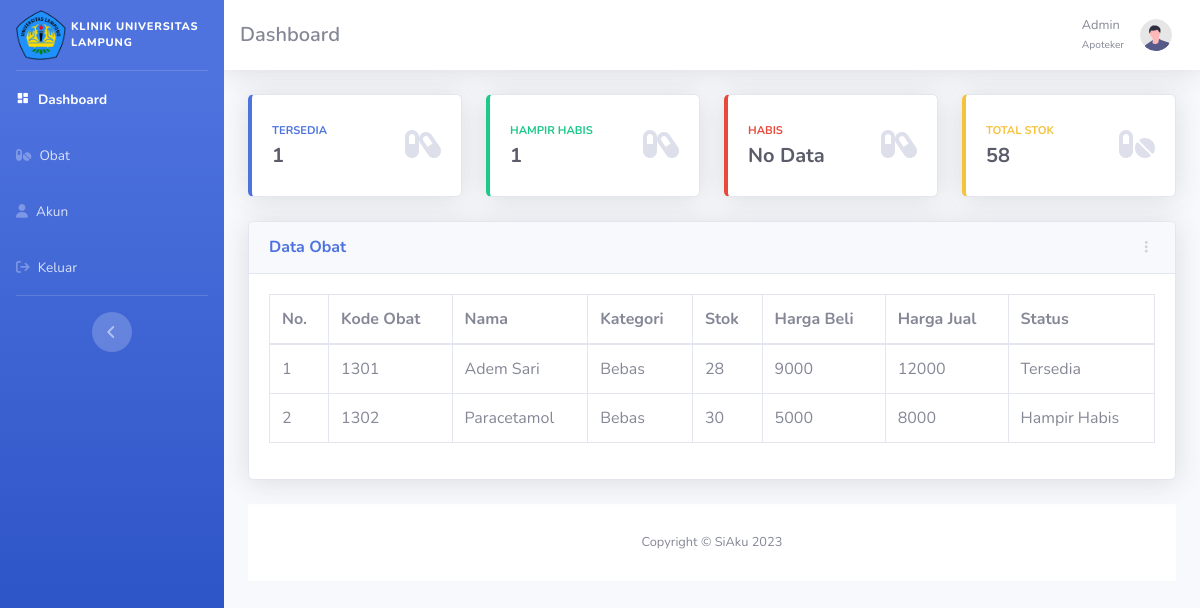
The page /dashboard-apoteker/index.php on the database its author committed.
### tables this page shows
CREATE TABLE `obat` (
  `id` int(11) NOT NULL,
  `kode_obat` varchar(50) DEFAULT NULL,
  `nama_obat` varchar(255) DEFAULT NULL,
  `kategori` varchar(255) DEFAULT NULL,
  `stok` int(50) DEFAULT NULL,
  `harga_beli` int(50) DEFAULT NULL,
  `harga_jual` int(50) DEFAULT NULL,
  `status` varchar(255) DEFAULT NULL
);

### dashboard-apoteker/index.php (the view, shortened to what this page needs)
<?php
  include '../koneksi.php';
  $query = "SELECT * FROM obat ORDER BY id ASC";
  $result = mysqli_query($conn, $query);
  $no = 1;
?>
<!DOCTYPE html>
<html lang="en">
  <head>
    <link
      rel="stylesheet"
      href="https://cdnjs.cloudflare.com/ajax/libs/font-awesome/6.2.1/css/all.min.css"
    />
    <link
      rel="stylesheet"
      href="https://unpkg.com/boxicons@latest/css/boxicons.min.css"
    />
    <link rel="stylesheet" href="../dashboard-admin/css/style.css" />
    <link href="../dashboard-admin/css/sb-admin-2.min.css" rel="stylesheet" />
  </head>
  <body id="page-top">
    <div id="wrapper">
      <ul
        class="navbar-nav bg-gradient-primary sidebar sidebar-dark accordion"
        id="accordionSidebar"
      >
        <a
          class="sidebar-brand d-flex align-items-center justify-content-center"
          href="index.html"
        >
          <div class="sidebar-brand-icon">
            <img src="../img/logo-unila.png" />
            <p class="mb-0">KLINIK UNIVERSITAS LAMPUNG</p>
          </div>
        </a>
        <hr class="sidebar-divider my-0" />
        <li class="nav-item active">
          <a class="nav-link" href="index.php">
            <i class="fas bx bxs-dashboard"></i>
            <span>Dashboard</span></a
          >
        </li>
        <li class="nav-item">
          <a class="nav-link" href="data-obat.php">
          <i class="fas fa-solid fa-pills"></i>
            <span>Obat</span></a
          >
        </li>
        <li class="nav-item">
          <a class="nav-link" href="akun.php">
            <i class="fas fa-solid fa-user"></i>
            <span>Akun</span></a
          >
        </li>
        <li class="nav-item">
          <a
            class="nav-link"
            href="#"
            data-toggle="modal"
            data-target="#logoutModal"
          >
            <i class="fas fa-solid fa-arrow-right-from-bracket"></i>
            <span>Keluar</span></a
          >
        </li>
        <hr class="sidebar-divider d-none d-md-block" />
        <div class="text-center d-none d-md-inline">
          <button class="rounded-circle border-0" id="sidebarToggle"></button>
        </div>
      </ul>
      <div id="content-wrapper" class="d-flex flex-column">
        <div id="content">
          <nav
            class="navbar navbar-expand navbar-light bg-white topbar mb-4 static-top shadow"
          >
            <h5 class="mb-0" style="font-weight: 600">Dashboard</h5>
            <ul class="navbar-nav ml-auto">
              <li class="nav-item dropdown no-arrow">
                <a
                  class="nav-link dropdown-toggle"
                  href="#"
                  id="userDropdown"
                  role="button"
                  data-toggle="dropdown"
                  aria-haspopup="true"
                  aria-expanded="false"
                >
                  <span class="mr-2 d-none d-lg-inline text-gray-600 small"
                    >Admin <br />
                    <p class="mr-2 d-none d-lg-inline text-gray-600 small">
                      Apoteker
                    </p></span
                  >
                  <img
                    class="img-profile rounded-circle"
                    src="../dashboard-admin/img/undraw_profile.svg"
                  />
                </a>
              </li>
            </ul>
          </nav>
          <div class="container-fluid">
            <div class="row">
              <div class="col-xl-3 col-md-6 mb-4">
                <div class="card border-left-primary shadow h-100 py-2">
                  <div class="card-body">
                    <div class="row no-gutters align-items-center">
                      <div class="col mr-2">
                        <div
                          class="text-xs font-weight-bold text-primary text-uppercase mb-1"
                        >
                          Tersedia
                        </div>
                        <?php
                          $dash_tersedia_query = "SELECT * FROM obat WHERE status = 'Tersedia'";
                          $dash_tersedia_query_run = mysqli_query($conn,$dash_tersedia_query);
                          if($tersedia_total = mysqli_num_rows($dash_tersedia_query_run)){
                            echo '<div class="h5 mb-0 font-weight-bold text-gray-800">'.$tersedia_total.'</div>';
                          }else{
                            echo '<div class="h5 mb-0 font-weight-bold text-gray-800"> No Data </div>';
                          }
                        ?>
                      </div>
                      <div class="col-auto">
                        <i
                            class="fas fa-solid fa-capsules fa-2x text-gray-300"
                        ></i>
                      </div>
                    </div>
                  </div>
                </div>
              </div>
              <div class="col-xl-3 col-md-6 mb-4">
                <div class="card border-left-success shadow h-100 py-2">
                  <div class="card-body">
                    <div class="row no-gutters align-items-center">
                      <div class="col mr-2">
                        <div
                          class="text-xs font-weight-bold text-success text-uppercase mb-1"
                        >
                          Hampir Habis
                        </div>
                        <?php
                          $dash_tersedia_query = "SELECT * FROM obat WHERE status = 'Hampir Habis'";
                          $dash_tersedia_query_run = mysqli_query($conn,$dash_tersedia_query);
                          if($tersedia_total = mysqli_num_rows($dash_tersedia_query_run)){
                            echo '<div class="h5 mb-0 font-weight-bold text-gray-800">'.$tersedia_total.'</div>';
                          }else{
                            echo '<div class="h5 mb-0 font-weight-bold text-gray-800"> No Data </div>';
                          }
                        ?>
                      </div>
                      <div class="col-auto">
                        <i
                            class="fas fa-solid fa-capsules fa-2x text-gray-300"
                        ></i>
                      </div>
                    </div>
                  </div>
                </div>
              </div>
              <div class="col-xl-3 col-md-6 mb-4">
                <div class="card border-left-danger shadow h-100 py-2">
                  <div class="card-body">
                    <div class="row no-gutters align-items-center">
                      <div class="col mr-2">
                        <div
                          class="text-xs font-weight-bold text-danger text-uppercase mb-1"
                        >
                          Habis
                        </div>
                        <div class="row no-gutters align-items-center">
                          <div class="col-auto">
                          <?php
                          $dash_tersedia_query = "SELECT * FROM obat WHERE status = 'Habis'";
                          $dash_tersedia_query_run = mysqli_query($conn,$dash_tersedia_query);
                          if($tersedia_total = mysqli_num_rows($dash_tersedia_query_run)){
                            echo '<div class="h5 mb-0 font-weight-bold text-gray-800">'.$tersedia_total.'</div>';
                          }else{
                            echo '<div class="h5 mb-0 font-weight-bold text-gray-800"> No Data </div>';
                          }
                        ?>
                          </div>
                        </div>
                      </div>
                      <div class="col-auto">
                        <i
                          class="fas fa-solid fa-capsules fa-2x text-gray-300"
                        ></i>
                      </div>
                    </div>
                  </div>
                </div>
              </div>
              <div class="col-xl-3 col-md-6 mb-4">
                <div class="card border-left-warning shadow h-100 py-2">
                  <div class="card-body">
                    <div class="row no-gutters align-items-center">
                      <div class="col mr-2">
                        <div
                          class="text-xs font-weight-bold text-warning text-uppercase mb-1"
                        >
                          Total Stok
                        </div>
                        <?php
                          $dash_stok_query = "SELECT SUM(stok) AS total_stok FROM obat";
                          $stok_total = $conn->query($dash_stok_query);
                          if($stok_total->num_rows > 0){
                            $row = $stok_total->fetch_assoc();
                            $sum = $row["total_stok"];
                            echo '<div class="h5 mb-0 font-weight-bold text-gray-800">'.$sum.'</div>';
                          }else{
                            echo '<div class="h5 mb-0 font-weight-bold text-gray-800"> No Data </div>';
                          }
                        ?>
                      </div>
                      <div class="col-auto">
                        <i class="fas fa-pills fa-2x text-gray-300"></i>
                      </div>
                    </div>
                  </div>
                </div>
              </div>
            </div>
            <div class="row">
              <div class="col-xl-12 col-lg-7">
                <div class="card shadow mb-4">
                  <div
                    class="card-header py-3 d-flex flex-row align-items-center justify-content-between"
                  >
                    <h6 class="m-0 font-weight-bold text-primary">Data Obat</h6>
                    <div class="dropdown no-arrow">
                      <a
                        class="dropdown-toggle"
                        href="#"
                        role="button"
                        id="dropdownMenuLink"
                        data-toggle="dropdown"
                        aria-haspopup="true"
                        aria-expanded="false"
                      >
                        <i
                          class="fas fa-ellipsis-v fa-sm fa-fw text-gray-400"
                        ></i>
                      </a>
                    </div>
                  </div>
                  <div class="card-body">
                <div class="table-responsive">
                  <table
                    class="table table-bordered"
                    id="dataTable"
                    width="100%"
                    cellspacing="0"
                  >
                    <thead>
                      <tr>
                        <th>No.</th>
                        <th>Kode Obat</th>
                        <th>Nama</th>
                        <th>Kategori</th>
                        <th>Stok</th>
                        <th>Harga Beli</th>
                        <th>Harga Jual</th>
                        <th>Status</th>
                      </tr>
                    </thead>
                    <tbody>
                      <?php
                        while ($row = mysqli_fetch_assoc($result)) {
                      ?>
                      <tr>
                        <td><?php echo $no; ?></td>
                        <td><?php echo $row['kode_obat']; ?></td>
                        <td><?php echo $row['nama_obat']; ?></td>
                        <td><?php echo $row['kategori']; ?></td>
                        <td><?php echo $row['stok']; ?></td>
                        <td><?php echo $row['harga_beli']; ?></td>
                        <td><?php echo $row['harga_jual']; ?></td>
                        <td><?php echo $row['status']; ?></td>
                      </tr>
                      <?php
                          $no++;
                        }
                      ?>
                    </tbody>
                  </table>
                </div>
              </div>
            </div>
          </div>
        </div>
        <footer class="sticky-footer bg-white">
          <div class="container my-auto">
            <div class="copyright text-center my-auto">
              <span>Copyright &copy; SiAku 2023</span>
            </div>
          </div>
        </footer>
      </div>
    </div>
  </body>
</html>

### dashboard-admin/css/style.css (style rules this page uses)
.sidebar-brand-icon img { width: 50px; }
.sidebar-brand-icon { display: flex; align-items: center; }
.sidebar-brand-icon p { font-size: 11px; text-align: left; margin-left: 5px; }

### rows shown on the page
obat: kode_obat "1301", nama_obat "Adem Sari", kategori "Bebas", stok "28", harga_beli "9000", harga_jual "12000", status "Tersedia"
obat: kode_obat "1302", nama_obat "Paracetamol", kategori "Bebas", stok "30", harga_beli "5000", harga_jual "8000", status "Hampir Habis"

### other values the page prints
$tersedia_total "1"
$sum "58"
